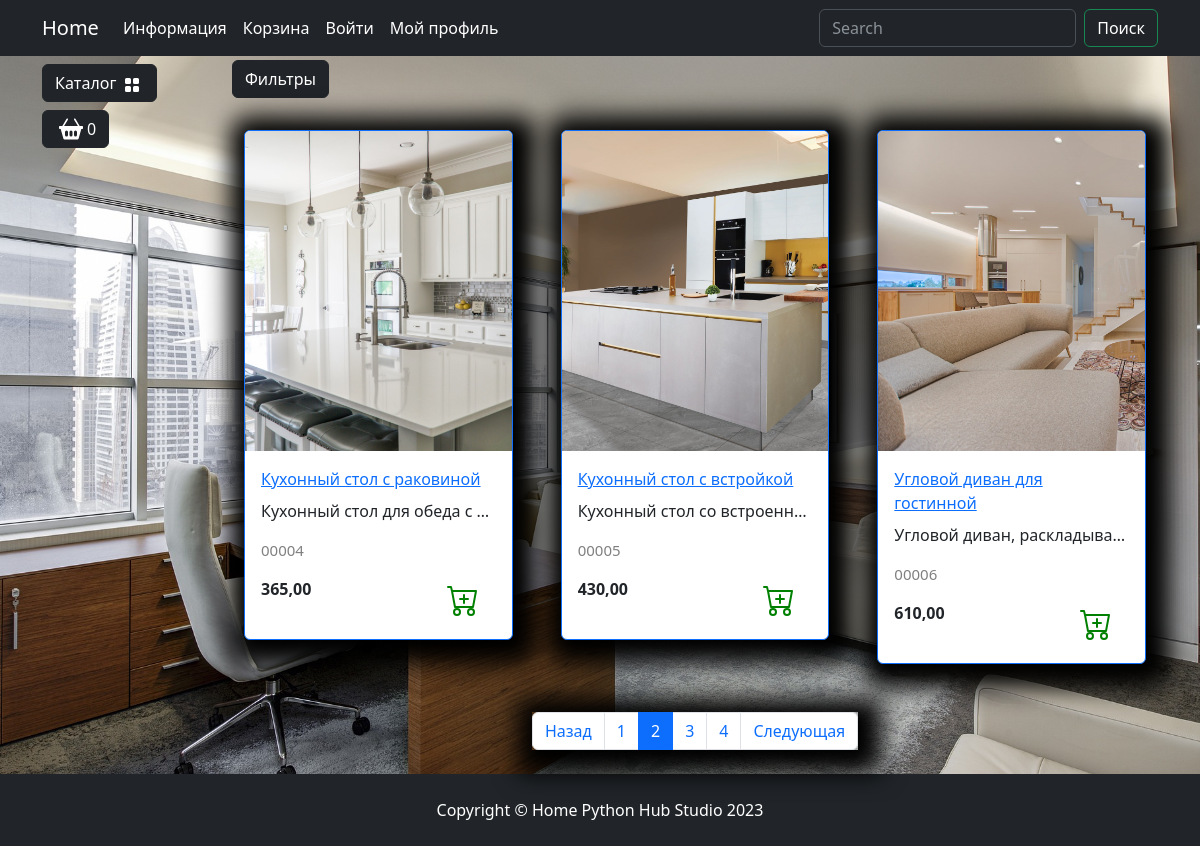
The app's page /catalog/all/2/ with its own data.
### good/models.py (models this page shows, shortened)
class Products(models.Model):
    name = models.CharField(max_length=150, unique=True, verbose_name='Название')
    slug = models.SlugField(max_length=200, unique=True, blank=True, null=True, verbose_name='URL')
    description = models.TextField(blank=True, null=True, verbose_name='Описание')
    image = models.ImageField(upload_to='goods_images', blank=True, null=True, verbose_name='Изображение')
    price = models.DecimalField(default=0.00, max_digits=7, decimal_places=2, verbose_name='Цена')
    discount = models.DecimalField(default=0.00, max_digits=4, decimal_places=2, verbose_name='Скидка в %')
    quantity = models.PositiveIntegerField(default=0, verbose_name='Количество')
    category = models.ForeignKey(to=Category, on_delete=models.CASCADE, verbose_name='Категория')
    def ides(self):
        return f'{self.id:05}'
    class Meta:
        db_table = 'product'
        verbose_name = 'Продукт'
        verbose_name_plural = 'Продукты'
        ordering :tuple =('id',)

### good/views.py (the view)
# urls.py: path('<slug:category_slug>/', views.catalog, name= "catalog"),
def catalog(request,category_slug,page=1):
    if category_slug == 'all':
        goods= Products.objects.all()
    else:
        goods= get_list_or_404(Products.objects.filter(category__slug= category_slug))
    paginator = Paginator(goods, 3)
    paginat= paginator.page(page)
    contet = {'goods':paginat ,
              'slug_url': category_slug}
    return  render(request, "good/catalog.html",contet)

### good/templatetags/good_templat.py (called while the page is built)
@register.simple_tag()
def tag_categories():
    return Category.objects.all()

### good/templates/good/catalog.html (shortened to what this page needs)
{% extends "good/base.html" %}
{% load static %}
{% block footer %}
    <footer class="py-4 bg-dark">
        <div class="container">
            <p class="m-0 text-center text-white">Copyright &copy; Home Python Hub Studio 2023</p>
        </div>
    </footer>
{% endblock footer %}
{% block content %}
    <div class="row">
                            <div class="dropdown mb-2">
                                <button class="btn btn-secondary dropdown-toggle btn-dark" type="button" data-bs-toggle="dropdown"
                                    aria-expanded="false">
                                    Фильтры
                                </button>
                            </div>
                            {% for product in goods %}
                            <div class="col-lg-4 col-md-6 p-4">
                                <div class="card border-primary rounded custom-shadow">
                                    {% if product.image %}
                                        <img src="{{ product.image.url }}" class="card-img-top" alt="{{product.name}}">
                                    {% else %}
                                        <img src="{% static "deps\images\Not found image.png" %}" class="card-img-top" alt="...">
                                    {% endif %}
                                    <div class="card-body">
                                        <a href="{% url "good:product" product.slug %}">
                                            <p class="card-title">{{product.name}}</p>
                                        </a>
                                        <p class="card-text text-truncate">{{product.description}}</p>
                                        <p class="product_id">{{product.ides}}</p>
                                        <div class="d-flex justify-content-between">
                                            {% if product.discount %}
                                                <p><s>{{product.price}}</s> $</p>
                                                <p><strong>{{product.discounter}}</strong></p>
                                                <span class="badge bg-warning text-dark">{{product.discount }}%</span>
                                            {% else %}
                                                <p><strong>{{product.price}}</strong></p>
                                            {% endif %}
                                            <a href="#" class="btn add-to-cart">
                                                <img class="mx-1" src="{% static  "deps/icons/cart-plus.svg" alt="Catalog Icon"%}"
                                                    width="32" height="32">
                                            </a>
                                        </div>
                                    </div>
                                </div>
                            </div>
                            {% endfor %}
                        </div>
{% endblock content %}
{% block paginachion %}
    <nav aria-label="Page navigation example">
                        <ul class="pagination justify-content-center my-4">
                            <div class="custom-shadow d-flex">
                                <li class="page-item {% if not goods.has_previous%}disabled{% endif %}">
                                  <a class="page-link" href="{% if  goods.has_previous%} {% url "good:catalog" slug_url goods.previous_page_number %}
                                  {% else   %}  #
                                  {% endif %}">Назад</a>
                                </li>
                                {% for page in goods.paginator.page_range %}
                                    <li class="page-item {% if goods.number == page %}active{% endif %}">
                                        <a class="page-link" href="{% url "good:catalog" slug_url page%}">{{page}}</a>
                                    </li>
                                {% endfor %}
                                <li class="page-item {% if not goods.has_next  %}disabled{% endif %}">
                                  <a class="page-link" href="{% if  goods.has_next  %} {% url "good:catalog" slug_url goods.next_page_number %}
                                  {% else   %}  #
                                  {% endif %}">Следующая</a>
                                </li>
                            </div>
                        </ul>
                    </nav>
{% endblock paginachion %}

### static/deps/css/my_css.css (style rules this page uses)
body { background-image: url("../images/bg-image.jpg"); background-repeat: no-repeat; background-attachment: fixed; background-position: center center; background-size: cover; height: 100%; }
.dropdown-toggle::after { content: none; }
.custom-shadow { box-shadow: 5px 5px 25px 19px #000000; }
.product_id { color: gray; font-size: 15px; }

### records on screen
Products: image (picture), name "Кухонный стол с раковиной", description "Кухонный стол для обеда с…", ides "00004", price "365,00"
Products: image (picture), name "Кухонный стол с встройкой", description "Кухонный стол со встроенн…", ides "00005", price "430,00"
Products: image (picture), name "Угловой диван для гостинной", description "Угловой диван, раскладыва…", ides "00006", price "610,00"

### other values on screen
{{ page }} "1" "2" "3" "4"
